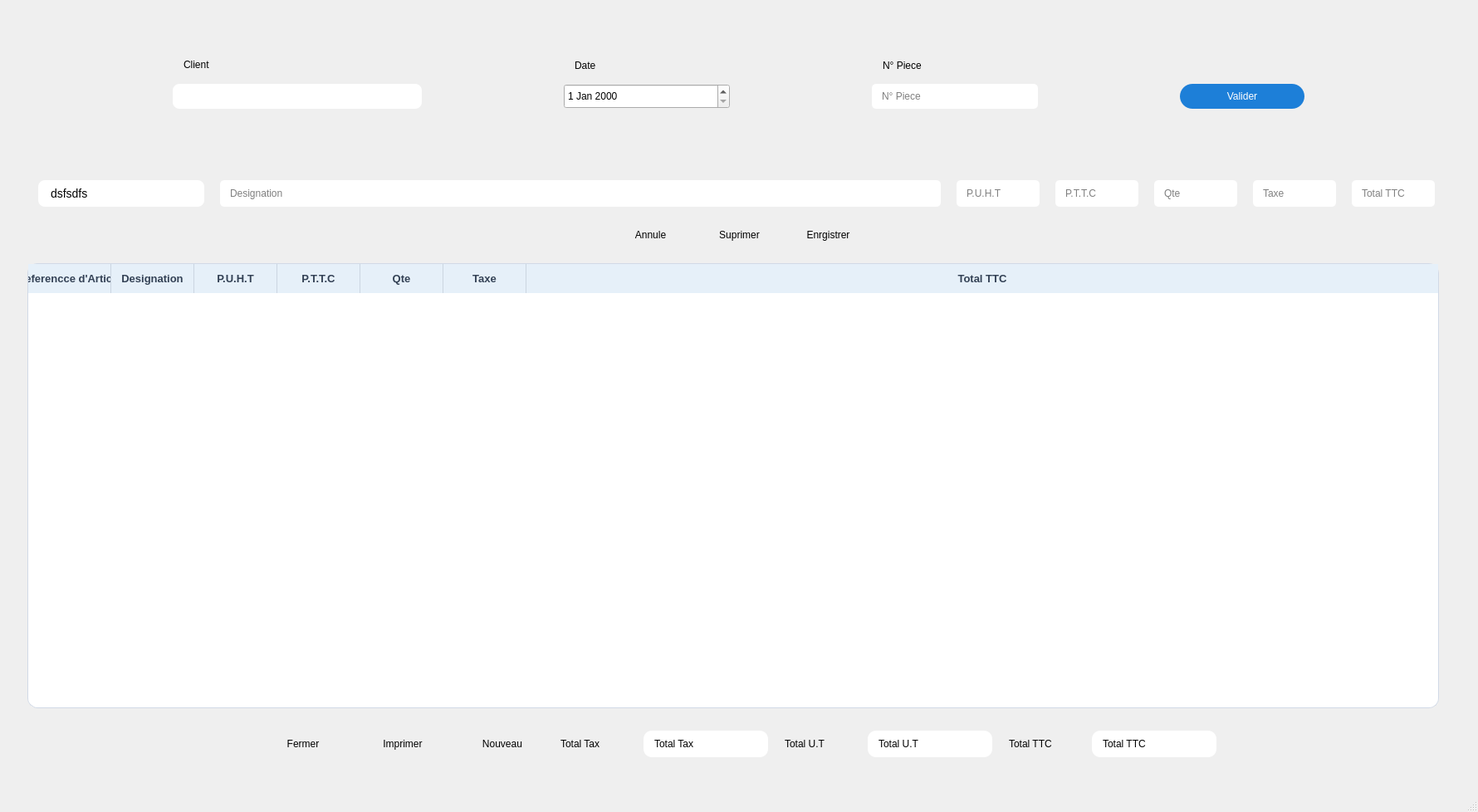
<?xml version="1.0" encoding="UTF-8"?>
<ui version="4.0">
 <class>MainWindow</class>
 <widget class="QMainWindow" name="MainWindow">
  <property name="geometry">
   <rect>
    <x>0</x>
    <y>0</y>
    <width>1780</width>
    <height>978</height>
   </rect>
  </property>
  <property name="sizePolicy">
   <sizepolicy hsizetype="Preferred" vsizetype="Preferred">
    <horstretch>0</horstretch>
    <verstretch>0</verstretch>
   </sizepolicy>
  </property>
  <property name="windowTitle">
   <string>MainWindow</string>
  </property>
  <property name="styleSheet">
   <string notr="true">font: 12pt &quot;Tajawal&quot;;
/* Apply this to the entire window */
QMainWindow {
    background-color: #F3F4F6;
}


</string>
  </property>
  <widget class="QWidget" name="centralwidget">
   <layout class="QGridLayout" name="gridLayout_5">
    <item row="1" column="0">
     <spacer name="horizontalSpacer_9">
      <property name="orientation">
       <enum>Qt::Horizontal</enum>
      </property>
      <property name="sizeType">
       <enum>QSizePolicy::Preferred</enum>
      </property>
      <property name="sizeHint" stdset="0">
       <size>
        <width>40</width>
        <height>20</height>
       </size>
      </property>
     </spacer>
    </item>
    <item row="1" column="2">
     <spacer name="horizontalSpacer_10">
      <property name="orientation">
       <enum>Qt::Horizontal</enum>
      </property>
      <property name="sizeType">
       <enum>QSizePolicy::Preferred</enum>
      </property>
      <property name="sizeHint" stdset="0">
       <size>
        <width>40</width>
        <height>20</height>
       </size>
      </property>
     </spacer>
    </item>
    <item row="0" column="1">
     <spacer name="verticalSpacer_2">
      <property name="orientation">
       <enum>Qt::Vertical</enum>
      </property>
      <property name="sizeType">
       <enum>QSizePolicy::Preferred</enum>
      </property>
      <property name="sizeHint" stdset="0">
       <size>
        <width>20</width>
        <height>105</height>
       </size>
      </property>
     </spacer>
    </item>
    <item row="2" column="1">
     <spacer name="verticalSpacer_3">
      <property name="orientation">
       <enum>Qt::Vertical</enum>
      </property>
      <property name="sizeType">
       <enum>QSizePolicy::Preferred</enum>
      </property>
      <property name="sizeHint" stdset="0">
       <size>
        <width>20</width>
        <height>105</height>
       </size>
      </property>
     </spacer>
    </item>
    <item row="1" column="1">
     <widget class="QFrame" name="gridFrame_4">
      <property name="styleSheet">
       <string notr="true">QFrame{
background-color: transparent;
border: none;
}</string>
      </property>
      <layout class="QGridLayout" name="gridLayout_4">
       <item row="1" column="1">
        <spacer name="verticalSpacer">
         <property name="orientation">
          <enum>Qt::Vertical</enum>
         </property>
         <property name="sizeType">
          <enum>QSizePolicy::Fixed</enum>
         </property>
         <property name="sizeHint" stdset="0">
          <size>
           <width>20</width>
           <height>40</height>
          </size>
         </property>
        </spacer>
       </item>
       <item row="6" column="1">
        <widget class="QFrame" name="verticalFrame">
         <property name="minimumSize">
          <size>
           <width>1732</width>
           <height>678</height>
          </size>
         </property>
         <property name="maximumSize">
          <size>
           <width>1732</width>
           <height>16777215</height>
          </size>
         </property>
         <property name="styleSheet">
          <string notr="true">QFrame{
	padding: 0px;
	border-radius: 15px;
}
QLineEdit{
	
	border: none;
	border-radius: 5px;
	padding-left: 10px;
}
</string>
         </property>
         <layout class="QVBoxLayout" name="verticalLayout_2">
          <item>
           <layout class="QGridLayout" name="gridLayout_2">
            <item row="0" column="0">
             <widget class="QComboBox" name="articles_combobox">
              <property name="sizePolicy">
               <sizepolicy hsizetype="Preferred" vsizetype="Preferred">
                <horstretch>0</horstretch>
                <verstretch>0</verstretch>
               </sizepolicy>
              </property>
              <property name="minimumSize">
               <size>
                <width>200</width>
                <height>0</height>
               </size>
              </property>
              <property name="maximumSize">
               <size>
                <width>200</width>
                <height>32</height>
               </size>
              </property>
              <property name="styleSheet">
               <string notr="true">/* 1. The Main ComboBox */
QComboBox {
    border-radius: 8px;
    padding: 5px 15px;
    font-size: 14px;
}

QComboBox:on { /* When the list is open */
    border-bottom-left-radius: 0px;
    border-bottom-right-radius: 0px;
}

/* 3. The Arrow Button Area */
QComboBox::drop-down {
    subcontrol-origin: padding;
    subcontrol-position: top right;
    border-left: none; /* Removes the vertical line before the arrow */
}

/* 4. The Arrow Icon (Blue chevron) */
QComboBox::down-arrow {
    image: url(&quot;program/assets/global/down_blue_arrow.svg&quot;);
    width: 14px;
padding-right: 15px;
    height: 14px;
}

/* 5. Styling the Popup List (The part that drops down) */
QAbstractItemView {
    outline: 0;
    border-radius: 0px;
}</string>
              </property>
              <property name="placeholderText">
               <string>dsfsdfs</string>
              </property>
             </widget>
            </item>
            <item row="0" column="2">
             <widget class="QLineEdit" name="puht_editline">
              <property name="sizePolicy">
               <sizepolicy hsizetype="Preferred" vsizetype="Preferred">
                <horstretch>0</horstretch>
                <verstretch>0</verstretch>
               </sizepolicy>
              </property>
              <property name="minimumSize">
               <size>
                <width>100</width>
                <height>32</height>
               </size>
              </property>
              <property name="maximumSize">
               <size>
                <width>100</width>
                <height>32</height>
               </size>
              </property>
              <property name="placeholderText">
               <string>P.U.H.T</string>
              </property>
             </widget>
            </item>
            <item row="0" column="4">
             <widget class="QLineEdit" name="qte_editline">
              <property name="sizePolicy">
               <sizepolicy hsizetype="Preferred" vsizetype="Preferred">
                <horstretch>0</horstretch>
                <verstretch>0</verstretch>
               </sizepolicy>
              </property>
              <property name="minimumSize">
               <size>
                <width>100</width>
                <height>32</height>
               </size>
              </property>
              <property name="maximumSize">
               <size>
                <width>100</width>
                <height>32</height>
               </size>
              </property>
              <property name="placeholderText">
               <string>Qte</string>
              </property>
             </widget>
            </item>
            <item row="0" column="5">
             <widget class="QLineEdit" name="taxe_editline">
              <property name="sizePolicy">
               <sizepolicy hsizetype="Preferred" vsizetype="Preferred">
                <horstretch>0</horstretch>
                <verstretch>0</verstretch>
               </sizepolicy>
              </property>
              <property name="minimumSize">
               <size>
                <width>100</width>
                <height>32</height>
               </size>
              </property>
              <property name="maximumSize">
               <size>
                <width>100</width>
                <height>32</height>
               </size>
              </property>
              <property name="placeholderText">
               <string>Taxe</string>
              </property>
             </widget>
            </item>
            <item row="0" column="1">
             <widget class="QLineEdit" name="designation_editline">
              <property name="sizePolicy">
               <sizepolicy hsizetype="Preferred" vsizetype="Preferred">
                <horstretch>0</horstretch>
                <verstretch>0</verstretch>
               </sizepolicy>
              </property>
              <property name="minimumSize">
               <size>
                <width>868</width>
                <height>32</height>
               </size>
              </property>
              <property name="maximumSize">
               <size>
                <width>868</width>
                <height>32</height>
               </size>
              </property>
              <property name="placeholderText">
               <string>Designation</string>
              </property>
             </widget>
            </item>
            <item row="0" column="6">
             <widget class="QLineEdit" name="total_ttc_editline">
              <property name="sizePolicy">
               <sizepolicy hsizetype="Preferred" vsizetype="Preferred">
                <horstretch>0</horstretch>
                <verstretch>0</verstretch>
               </sizepolicy>
              </property>
              <property name="minimumSize">
               <size>
                <width>100</width>
                <height>32</height>
               </size>
              </property>
              <property name="maximumSize">
               <size>
                <width>100</width>
                <height>32</height>
               </size>
              </property>
              <property name="placeholderText">
               <string>Total TTC</string>
              </property>
             </widget>
            </item>
            <item row="0" column="3">
             <widget class="QLineEdit" name="pttc_editline">
              <property name="sizePolicy">
               <sizepolicy hsizetype="Preferred" vsizetype="Preferred">
                <horstretch>0</horstretch>
                <verstretch>0</verstretch>
               </sizepolicy>
              </property>
              <property name="minimumSize">
               <size>
                <width>100</width>
                <height>32</height>
               </size>
              </property>
              <property name="maximumSize">
               <size>
                <width>100</width>
                <height>32</height>
               </size>
              </property>
              <property name="placeholderText">
               <string>P.T.T.C</string>
              </property>
             </widget>
            </item>
           </layout>
          </item>
          <item>
           <layout class="QGridLayout" name="gridLayout_3" columnstretch="0,0,0,0,0">
            <item row="0" column="2">
             <widget class="QPushButton" name="suprimer">
              <property name="sizePolicy">
               <sizepolicy hsizetype="Preferred" vsizetype="Preferred">
                <horstretch>0</horstretch>
                <verstretch>0</verstretch>
               </sizepolicy>
              </property>
              <property name="minimumSize">
               <size>
                <width>101</width>
                <height>32</height>
               </size>
              </property>
              <property name="maximumSize">
               <size>
                <width>101</width>
                <height>32</height>
               </size>
              </property>
              <property name="styleSheet">
               <string notr="true">QPushButton{
	background-color:transparent;
	border-radius: 15px;
}

</string>
              </property>
              <property name="text">
               <string>Suprimer</string>
              </property>
             </widget>
            </item>
            <item row="0" column="0">
             <spacer name="horizontalSpacer_6">
              <property name="orientation">
               <enum>Qt::Horizontal</enum>
              </property>
              <property name="sizeType">
               <enum>QSizePolicy::MinimumExpanding</enum>
              </property>
              <property name="sizeHint" stdset="0">
               <size>
                <width>50</width>
                <height>20</height>
               </size>
              </property>
             </spacer>
            </item>
            <item row="0" column="1">
             <widget class="QPushButton" name="annule">
              <property name="sizePolicy">
               <sizepolicy hsizetype="Preferred" vsizetype="Preferred">
                <horstretch>0</horstretch>
                <verstretch>0</verstretch>
               </sizepolicy>
              </property>
              <property name="minimumSize">
               <size>
                <width>101</width>
                <height>32</height>
               </size>
              </property>
              <property name="maximumSize">
               <size>
                <width>101</width>
                <height>32</height>
               </size>
              </property>
              <property name="styleSheet">
               <string notr="true">QPushButton{
	background-color:transparent;
	border-radius: 15px;
}
</string>
              </property>
              <property name="text">
               <string>Annule</string>
              </property>
             </widget>
            </item>
            <item row="0" column="3">
             <widget class="QPushButton" name="enrgistrer">
              <property name="sizePolicy">
               <sizepolicy hsizetype="Preferred" vsizetype="Preferred">
                <horstretch>0</horstretch>
                <verstretch>0</verstretch>
               </sizepolicy>
              </property>
              <property name="minimumSize">
               <size>
                <width>101</width>
                <height>32</height>
               </size>
              </property>
              <property name="maximumSize">
               <size>
                <width>101</width>
                <height>32</height>
               </size>
              </property>
              <property name="styleSheet">
               <string notr="true">QPushButton{
	border-radius: 15px;
}

</string>
              </property>
              <property name="text">
               <string>Enrgistrer</string>
              </property>
             </widget>
            </item>
            <item row="0" column="4">
             <spacer name="horizontalSpacer_7">
              <property name="orientation">
               <enum>Qt::Horizontal</enum>
              </property>
              <property name="sizeType">
               <enum>QSizePolicy::MinimumExpanding</enum>
              </property>
              <property name="sizeHint" stdset="0">
               <size>
                <width>504</width>
                <height>20</height>
               </size>
              </property>
             </spacer>
            </item>
           </layout>
          </item>
          <item>
           <widget class="QTableWidget" name="tableWidget">
            <property name="sizePolicy">
             <sizepolicy hsizetype="Preferred" vsizetype="Preferred">
              <horstretch>0</horstretch>
              <verstretch>0</verstretch>
             </sizepolicy>
            </property>
            <property name="minimumSize">
             <size>
              <width>0</width>
              <height>536</height>
             </size>
            </property>
            <property name="maximumSize">
             <size>
              <width>1700</width>
              <height>536</height>
             </size>
            </property>
            <property name="font">
             <font>
              <family>Tajawal</family>
              <pointsize>12</pointsize>
              <weight>50</weight>
              <italic>false</italic>
              <bold>false</bold>
              <kerning>true</kerning>
             </font>
            </property>
            <property name="styleSheet">
             <string notr="true">/* 1. The Main Table Container */
QTableWidget {
    background-color: white;
    border: 1px solid #d1d9e6;
    border-radius: 12px; /* Keeps the outer box rounded */
    gridline-color: transparent;
    outline: 0;
	padding:0;
}

/* 2. The Header Container - Key fix here */
QHeaderView {
    background-color: #e6f0f9; 
    border: none;
    border-bottom-left-radius: 0px; /* Matches the outer table curve */
    border-bottom-right-radius: 0px;
}

/* 3. Individual Header Sections - Removing the internal radius */
QHeaderView::section {
    background-color: #e6f0f9;
    color: #334155;
    font-weight: bold;
    font-size: 13px;
    padding: 8px;
	padding-left: 0px;
	padding-right: 0px;
    
    /* Force square corners for the internal blue blocks */
    border-radius: 0px; 
    
    /* Clean separator lines */
    border: none;
    border-right: 1px solid #cbd5e1; 
}

/* Remove the line from the very last header section */
QHeaderView::section:last {
    border-right: none;
}

/* 4. Table Items (Cells) */
QTableWidget::item {
    color: #1e293b;
	padding-left: 25px;
    border-bottom: 1px solid #f1f5f9; 
}

/* 5. Selection style */
QTableWidget::item:selected {
    background-color: #dbeafe;
    color: #1e40af;
}

/* 6. Fix for the empty top-left/top-right corners */
QTableWidget QTableCornerButton::section {
    background-color: #e6f0f9;
    border: none;
    border-top-left-radius: 10px;
}</string>
            </property>
            <property name="lineWidth">
             <number>0</number>
            </property>
            <property name="showGrid">
             <bool>true</bool>
            </property>
            <property name="sortingEnabled">
             <bool>false</bool>
            </property>
            <property name="wordWrap">
             <bool>true</bool>
            </property>
            <property name="cornerButtonEnabled">
             <bool>true</bool>
            </property>
            <attribute name="horizontalHeaderMinimumSectionSize">
             <number>100</number>
            </attribute>
            <attribute name="horizontalHeaderHighlightSections">
             <bool>true</bool>
            </attribute>
            <attribute name="horizontalHeaderShowSortIndicator" stdset="0">
             <bool>false</bool>
            </attribute>
            <attribute name="horizontalHeaderStretchLastSection">
             <bool>true</bool>
            </attribute>
            <attribute name="verticalHeaderVisible">
             <bool>false</bool>
            </attribute>
            <attribute name="verticalHeaderHighlightSections">
             <bool>false</bool>
            </attribute>
            <column>
             <property name="text">
              <string>Referencce d'Article</string>
             </property>
            </column>
            <column>
             <property name="text">
              <string>Designation</string>
             </property>
            </column>
            <column>
             <property name="text">
              <string>P.U.H.T</string>
             </property>
            </column>
            <column>
             <property name="text">
              <string>P.T.T.C</string>
             </property>
            </column>
            <column>
             <property name="text">
              <string>Qte</string>
             </property>
            </column>
            <column>
             <property name="text">
              <string>Taxe</string>
             </property>
            </column>
            <column>
             <property name="text">
              <string>Total TTC</string>
             </property>
            </column>
           </widget>
          </item>
         </layout>
        </widget>
       </item>
       <item row="0" column="1">
        <widget class="QFrame" name="gridFrame">
         <property name="minimumSize">
          <size>
           <width>1732</width>
           <height>107</height>
          </size>
         </property>
         <property name="maximumSize">
          <size>
           <width>1732</width>
           <height>107</height>
          </size>
         </property>
         <property name="styleSheet">
          <string notr="true">QFrame{
	padding: 10px;
	border-radius: 15px;

}
QLineEdit{
	border: none;
	border-radius: 5px;
	padding-left: 10px;
}</string>
         </property>
         <layout class="QGridLayout" name="gridLayout">
          <item row="1" column="1">
           <widget class="QDateEdit" name="dateEdit">
            <property name="sizePolicy">
             <sizepolicy hsizetype="Preferred" vsizetype="Preferred">
              <horstretch>0</horstretch>
              <verstretch>0</verstretch>
             </sizepolicy>
            </property>
            <property name="minimumSize">
             <size>
              <width>200</width>
              <height>30</height>
             </size>
            </property>
            <property name="maximumSize">
             <size>
              <width>200</width>
              <height>30</height>
             </size>
            </property>
           </widget>
          </item>
          <item row="1" column="3">
           <widget class="QPushButton" name="valider">
            <property name="sizePolicy">
             <sizepolicy hsizetype="Preferred" vsizetype="Preferred">
              <horstretch>0</horstretch>
              <verstretch>0</verstretch>
             </sizepolicy>
            </property>
            <property name="minimumSize">
             <size>
              <width>150</width>
              <height>30</height>
             </size>
            </property>
            <property name="maximumSize">
             <size>
              <width>150</width>
              <height>30</height>
             </size>
            </property>
            <property name="styleSheet">
             <string notr="true">QPushButton{
	color: #ffffff;
	background-color:#1D7FD8;
	border-radius: 15px;
}

QPushButton::hover{
	color: #ffffff;
	background-color:#1769B4;
}
QPushButton::pressed{
	color: #ffffff;
	background-color:#0E5891;
}
</string>
            </property>
            <property name="text">
             <string>Valider</string>
            </property>
           </widget>
          </item>
          <item row="0" column="0">
           <widget class="QLabel" name="label">
            <property name="minimumSize">
             <size>
              <width>0</width>
              <height>30</height>
             </size>
            </property>
            <property name="maximumSize">
             <size>
              <width>16777215</width>
              <height>30</height>
             </size>
            </property>
            <property name="styleSheet">
             <string notr="true">QLabel
{
	border: none;
}</string>
            </property>
            <property name="text">
             <string>Client</string>
            </property>
           </widget>
          </item>
          <item row="1" column="2">
           <widget class="QLineEdit" name="n_piece_editline">
            <property name="sizePolicy">
             <sizepolicy hsizetype="Maximum" vsizetype="Preferred">
              <horstretch>0</horstretch>
              <verstretch>0</verstretch>
             </sizepolicy>
            </property>
            <property name="minimumSize">
             <size>
              <width>200</width>
              <height>30</height>
             </size>
            </property>
            <property name="maximumSize">
             <size>
              <width>200</width>
              <height>30</height>
             </size>
            </property>
            <property name="placeholderText">
             <string>N° Piece</string>
            </property>
           </widget>
          </item>
          <item row="0" column="2">
           <widget class="QLabel" name="label_4">
            <property name="styleSheet">
             <string notr="true">QLabel
{
	border: none;
}</string>
            </property>
            <property name="text">
             <string>N° Piece</string>
            </property>
           </widget>
          </item>
          <item row="1" column="0">
           <widget class="QComboBox" name="clients_combobox">
            <property name="sizePolicy">
             <sizepolicy hsizetype="Preferred" vsizetype="Preferred">
              <horstretch>0</horstretch>
              <verstretch>0</verstretch>
             </sizepolicy>
            </property>
            <property name="minimumSize">
             <size>
              <width>300</width>
              <height>30</height>
             </size>
            </property>
            <property name="maximumSize">
             <size>
              <width>300</width>
              <height>30</height>
             </size>
            </property>
            <property name="styleSheet">
             <string notr="true">/* 1. The Main ComboBox */
QComboBox {
    border-radius: 8px;
    padding: 5px 15px;
    font-size: 14px;
}

QComboBox:on { /* When the list is open */
    border-bottom-left-radius: 0px;
    border-bottom-right-radius: 0px;
}

/* 3. The Arrow Button Area */
QComboBox::drop-down {
    subcontrol-origin: padding;
    subcontrol-position: top right;
    border-left: none; /* Removes the vertical line before the arrow */
}

/* 4. The Arrow Icon (Blue chevron) */
QComboBox::down-arrow {
    image: url(&quot;program/assets/global/down_blue_arrow.svg&quot;);
    width: 14px;
padding-right: 15px;
    height: 14px;
}

/* 5. Styling the Popup List (The part that drops down) */
QAbstractItemView {
    outline: 0;
    border-radius: 0px;
}</string>
            </property>
            <property name="currentText">
             <string/>
            </property>
            <property name="placeholderText">
             <string/>
            </property>
           </widget>
          </item>
          <item row="0" column="1">
           <widget class="QLabel" name="label_3">
            <property name="styleSheet">
             <string notr="true">QLabel
{
	border: none;
}</string>
            </property>
            <property name="text">
             <string>Date</string>
            </property>
           </widget>
          </item>
         </layout>
        </widget>
       </item>
       <item row="7" column="1">
        <layout class="QHBoxLayout" name="horizontalLayout">
         <property name="spacing">
          <number>20</number>
         </property>
         <item>
          <spacer name="horizontalSpacer">
           <property name="orientation">
            <enum>Qt::Horizontal</enum>
           </property>
           <property name="sizeType">
            <enum>QSizePolicy::MinimumExpanding</enum>
           </property>
           <property name="sizeHint" stdset="0">
            <size>
             <width>40</width>
             <height>20</height>
            </size>
           </property>
          </spacer>
         </item>
         <item>
          <widget class="QPushButton" name="fermer">
           <property name="sizePolicy">
            <sizepolicy hsizetype="Preferred" vsizetype="Preferred">
             <horstretch>0</horstretch>
             <verstretch>0</verstretch>
            </sizepolicy>
           </property>
           <property name="minimumSize">
            <size>
             <width>100</width>
             <height>32</height>
            </size>
           </property>
           <property name="maximumSize">
            <size>
             <width>100</width>
             <height>32</height>
            </size>
           </property>
           <property name="styleSheet">
            <string notr="true">QPushButton{
	background-color:transparent;
	border-radius: 15px;
}

</string>
           </property>
           <property name="text">
            <string>Fermer</string>
           </property>
          </widget>
         </item>
         <item>
          <widget class="QPushButton" name="imprimer">
           <property name="sizePolicy">
            <sizepolicy hsizetype="Preferred" vsizetype="Preferred">
             <horstretch>0</horstretch>
             <verstretch>0</verstretch>
            </sizepolicy>
           </property>
           <property name="minimumSize">
            <size>
             <width>100</width>
             <height>32</height>
            </size>
           </property>
           <property name="maximumSize">
            <size>
             <width>100</width>
             <height>32</height>
            </size>
           </property>
           <property name="styleSheet">
            <string notr="true">QPushButton{
	border-radius: 15px;
}

</string>
           </property>
           <property name="text">
            <string>Imprimer</string>
           </property>
          </widget>
         </item>
         <item>
          <widget class="QPushButton" name="nouveau">
           <property name="sizePolicy">
            <sizepolicy hsizetype="Preferred" vsizetype="Preferred">
             <horstretch>0</horstretch>
             <verstretch>0</verstretch>
            </sizepolicy>
           </property>
           <property name="minimumSize">
            <size>
             <width>100</width>
             <height>32</height>
            </size>
           </property>
           <property name="maximumSize">
            <size>
             <width>100</width>
             <height>32</height>
            </size>
           </property>
           <property name="styleSheet">
            <string notr="true">QPushButton{
	border-radius: 15px;
}
</string>
           </property>
           <property name="text">
            <string>Nouveau</string>
           </property>
          </widget>
         </item>
         <item>
          <widget class="QLabel" name="label_5">
           <property name="minimumSize">
            <size>
             <width>80</width>
             <height>0</height>
            </size>
           </property>
           <property name="maximumSize">
            <size>
             <width>80</width>
             <height>16777215</height>
            </size>
           </property>
           <property name="text">
            <string>Total Tax</string>
           </property>
          </widget>
         </item>
         <item>
          <widget class="QLabel" name="total_tax_label">
           <property name="minimumSize">
            <size>
             <width>150</width>
             <height>0</height>
            </size>
           </property>
           <property name="maximumSize">
            <size>
             <width>80</width>
             <height>16777215</height>
            </size>
           </property>
           <property name="styleSheet">
            <string notr="true">QLabel{
	border-radius: 10px;
	background-color: #ffffff;
	padding-left: 10px
}</string>
           </property>
           <property name="text">
            <string>Total Tax</string>
           </property>
          </widget>
         </item>
         <item>
          <widget class="QLabel" name="label_10">
           <property name="minimumSize">
            <size>
             <width>80</width>
             <height>0</height>
            </size>
           </property>
           <property name="maximumSize">
            <size>
             <width>80</width>
             <height>16777215</height>
            </size>
           </property>
           <property name="text">
            <string>Total U.T</string>
           </property>
          </widget>
         </item>
         <item>
          <widget class="QLabel" name="total_UT_label">
           <property name="minimumSize">
            <size>
             <width>150</width>
             <height>0</height>
            </size>
           </property>
           <property name="maximumSize">
            <size>
             <width>80</width>
             <height>16777215</height>
            </size>
           </property>
           <property name="styleSheet">
            <string notr="true">QLabel{
	border-radius: 10px;
	background-color: #ffffff;
	padding-left: 10px
}</string>
           </property>
           <property name="text">
            <string>Total U.T</string>
           </property>
          </widget>
         </item>
         <item>
          <widget class="QLabel" name="label_7">
           <property name="minimumSize">
            <size>
             <width>80</width>
             <height>0</height>
            </size>
           </property>
           <property name="maximumSize">
            <size>
             <width>80</width>
             <height>16777215</height>
            </size>
           </property>
           <property name="text">
            <string>Total TTC</string>
           </property>
          </widget>
         </item>
         <item>
          <widget class="QLabel" name="total_ttc_label">
           <property name="minimumSize">
            <size>
             <width>150</width>
             <height>0</height>
            </size>
           </property>
           <property name="maximumSize">
            <size>
             <width>80</width>
             <height>16777215</height>
            </size>
           </property>
           <property name="styleSheet">
            <string notr="true">QLabel{
	border-radius: 10px;
	background-color: #ffffff;
	padding-left: 10px
}</string>
           </property>
           <property name="text">
            <string>Total TTC</string>
           </property>
          </widget>
         </item>
         <item>
          <spacer name="horizontalSpacer_2">
           <property name="orientation">
            <enum>Qt::Horizontal</enum>
           </property>
           <property name="sizeType">
            <enum>QSizePolicy::MinimumExpanding</enum>
           </property>
           <property name="sizeHint" stdset="0">
            <size>
             <width>40</width>
             <height>20</height>
            </size>
           </property>
          </spacer>
         </item>
        </layout>
       </item>
      </layout>
     </widget>
    </item>
   </layout>
  </widget>
  <widget class="QMenuBar" name="menubar">
   <property name="geometry">
    <rect>
     <x>0</x>
     <y>0</y>
     <width>1780</width>
     <height>28</height>
    </rect>
   </property>
  </widget>
  <widget class="QStatusBar" name="statusbar"/>
 </widget>
 <resources>
  <include location="../../../resources.qrc"/>
 </resources>
 <connections/>
</ui>
